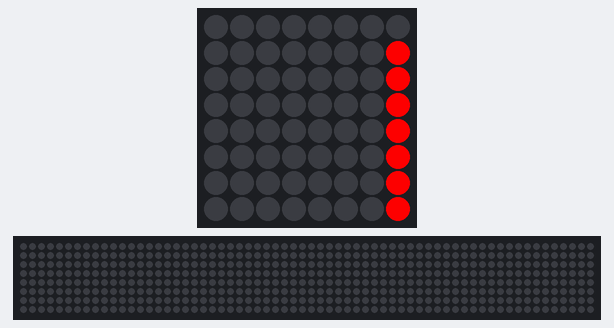
A program run on a simulated Raspberry Pi (BCM pin numbers) with a Sense HAT. Parts: the Sense HAT's 8×8 RGB LED matrix, a strip that is not on the board, showing the scrolling text unrolled. The 64×8 strip is a reading aid, not a part: it shows the text the matrix is scrolling, unrolled, one strip-width of it at a time. At 1.8 s the program stops and its outputs stay as they are.

Above: at 0.17 s.
At 0.57 s:
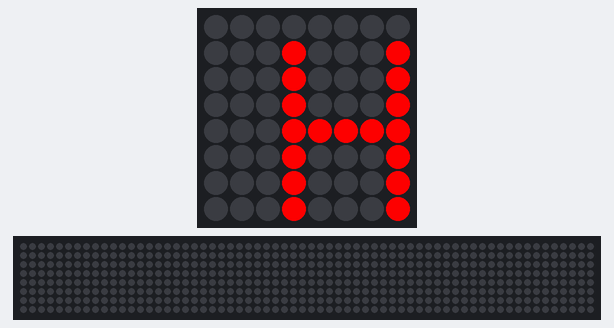
At 0.97 s:
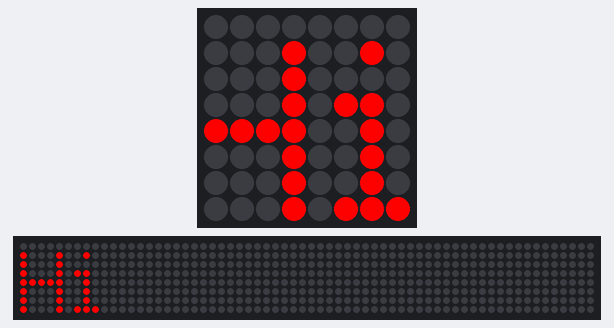
At 1.38 s:
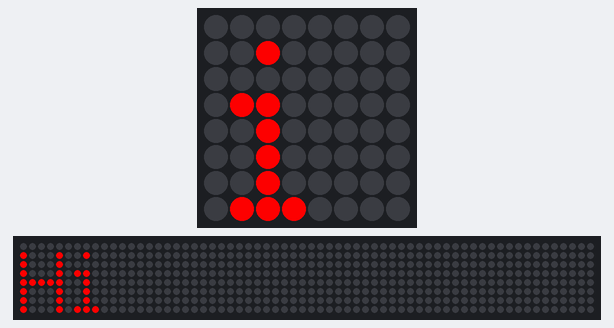
At 1.78 s:
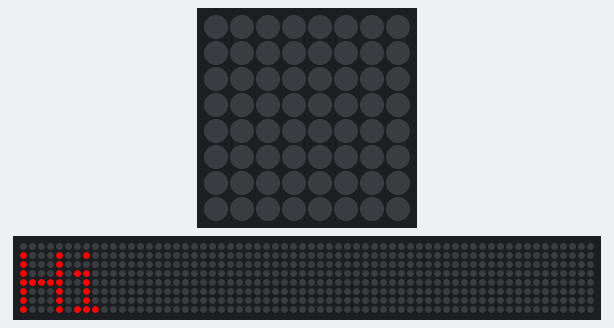

The program:

s03_colour.py
```python
# s03 · 색 — 빨강·초록·파랑 섞기
from sense_hat import SenseHat   # SenseHAT 도구 상자 가져오기
sense = SenseHat()               # 내 SenseHAT을 sense라고 부르기
sense.set_rotation(180)          # 화면 180도 돌리기 (케이스에 거꾸로 꽂힘)
sense.clear()                    # 화면 지우기 (켜진 LED 끄기)

# text_colour=(빨강, 초록, 파랑) → 각각 0~255
sense.show_message("Hi", text_colour=(255, 0, 0))
```
